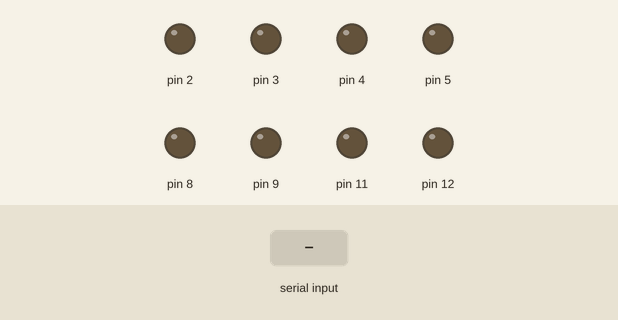
The sketch below on a simulated Arduino Uno, built with avr-gcc and run on an emulated ATmega328P. Shown: output pins drawn as LEDs (lit = HIGH). The inputs (shaded band) are chosen by the test bench.

Above: at 1.2 s.
1.3 s: "w" received over Serial
At 2.4 s:
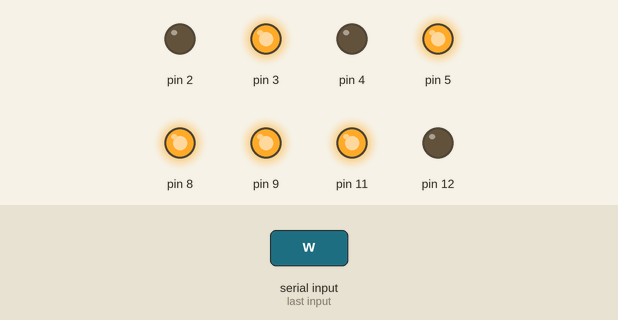
2.8 s: "a" received over Serial
At 3.6 s:
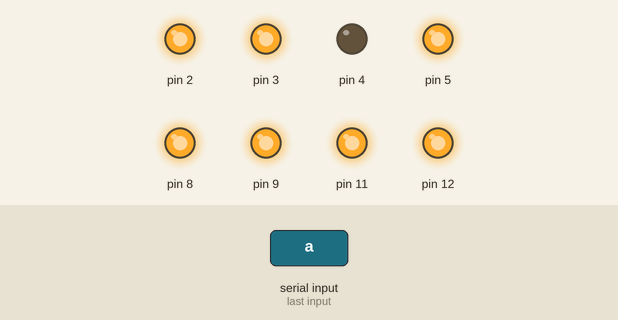
4.3 s: "s" received over Serial
At 4.7 s:
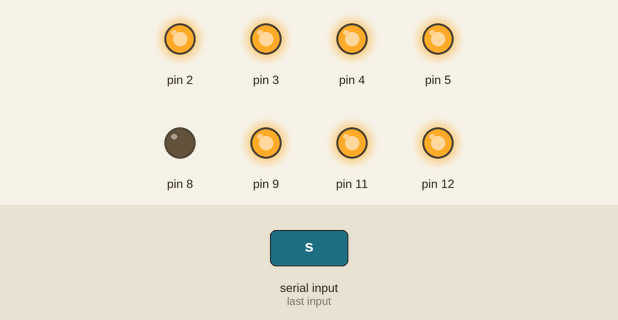
5.8 s: "d" received over Serial
At 7.0 s:
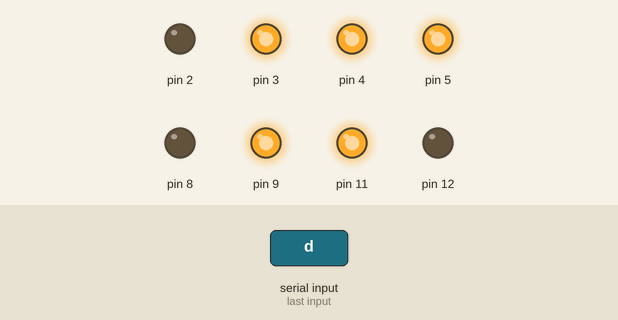
7.3 s: "q" received over Serial
At 8.2 s:
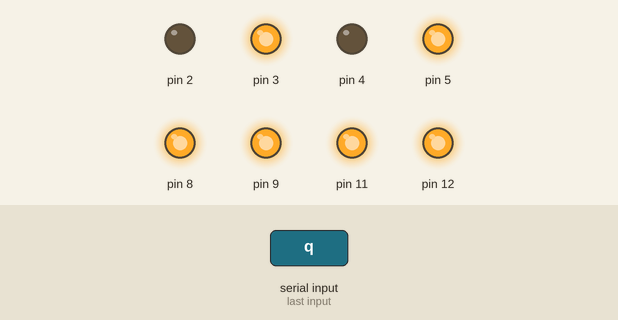
8.8 s: "e" received over Serial
At 9.3 s:
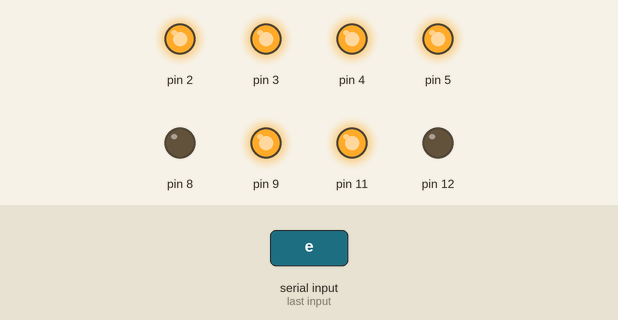
Timing chart, 0 to 11.3 s (numbered marks = the images above; inputs shaded):
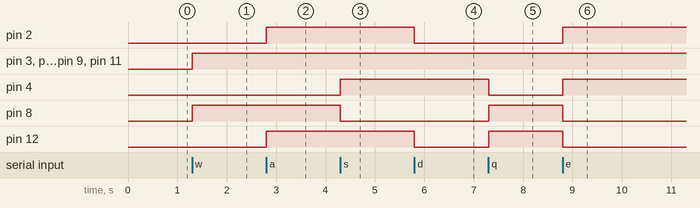

Measured:
- after the input at 1.3 s, pin 3, pin 5, pin 8, pin 9, pin 11: LOW → HIGH at once
- after the input at 2.8 s, pin 2, pin 12: LOW → HIGH at once
- after the input at 4.3 s, pin 4: LOW → HIGH at once; pin 8: HIGH → LOW at once
- after the input at 5.8 s, pin 2, pin 12: HIGH → LOW at once
- after the input at 7.3 s, pin 4: HIGH → LOW at once; pin 8, pin 12: LOW → HIGH at once
- after the input at 8.8 s, pin 2, pin 4: LOW → HIGH at once; pin 8, pin 12: HIGH → LOW at once

The sketch:

line_selfdriving_final.ino
```cpp
// 자율 주행 장치를 제어하기 위한 코드 (라인 트레이싱 포함)

// 초기 변수 선언 및 초기화
int Rsensor = 6;  // 라인트레이싱 IR 센서의 R 값 입력 핀 지정
int Csensor = 10;  // 라인트레이싱 IR 센서의 C 값 입력 핀 지정
int Lsensor = 7;  // 라인트레이싱 IR 센서의 L 값 입력 핀 지정
int L = 0;  // L 입력 값 저장
int C = 0;  // C 입력 값 저장
int R = 0;  // R 입력 값 저장
char way = 'N'; // 방향 저장 변수 (N: 없음, L: 왼쪽, C: 중앙, R: 오른쪽)
int go = 0; // 자율 주행 활성화 여부 (0: 비활성화, 1: 활성화)

void setup() {
  // 시리얼 통신 활성화
  Serial.begin(9600);

  // 아두이노 핀 활성화
  pinMode(2, OUTPUT);
  pinMode(3, OUTPUT);
  pinMode(4, OUTPUT);
  pinMode(5, OUTPUT);
  pinMode(8, OUTPUT);
  pinMode(9, OUTPUT);
  pinMode(11, OUTPUT);
  pinMode(12, OUTPUT);
  pinMode(Rsensor, INPUT);
  pinMode(Csensor, INPUT);
  pinMode(Lsensor, INPUT);
}

// 모터 제어 함수
void controlMotor(int dirPin, int pwmPin, bool direction, int speed) {
  digitalWrite(dirPin, direction ? HIGH : LOW); // 방향 설정
  analogWrite(pwmPin, speed);
}

// 모든 모터 정지
void stopAllMotors() {
  controlMotor(2, 3, true, 0);
  controlMotor(4, 5, true, 0);
  controlMotor(8, 9, true, 0);
  controlMotor(12, 11, true, 0);
}

// 전진
void moveForward() {
  controlMotor(2, 3, false, 255); // 모터 1 정회전
  controlMotor(4, 5, false, 255); // 모터 2 정회전
  controlMotor(8, 9, true, 255);  // 모터 3 역회전
  controlMotor(12, 11, false, 255); // 모터 4 정회전
}

// 후진
void moveBackward() {
  controlMotor(2, 3, true, 255);  // 모터 1 역회전
  controlMotor(4, 5, true, 255);  // 모터 2 역회전
  controlMotor(8, 9, false, 255); // 모터 3 정회전
  controlMotor(12, 11, true, 255);  // 모터 4 역회전
}

// 좌로 회전
void turnLeft() {
  controlMotor(2, 3, true, 255); // 모터 1 정회전
  controlMotor(4, 5, false, 255); // 모터 2 정회전
  controlMotor(8, 9, true, 255);  // 모터 3 역회전
  controlMotor(12, 11, true, 255); // 모터 4 정회전
}

// 우로 회전
void turnRight() {
  controlMotor(2, 3, false, 255);  // 모터 1 역회전
  controlMotor(4, 5, true, 255);  // 모터 2 역회전
  controlMotor(8, 9, false, 255); // 모터 3 정회전
  controlMotor(12, 11, false, 255);  // 모터 4 역회전
}

// 왼쪽으로 전진
void moveLeftForward() {
  controlMotor(2, 3, false, 255); // 모터 1 정회전
  controlMotor(4, 5, false, 255); // 모터 2 정회전
  controlMotor(8, 9, true, 255);  // 모터 3 역회전
  controlMotor(12, 11, true, 255);  // 모터 4 역회전
}

// 오른쪽으로 전진
void moveRightForward() {
  controlMotor(2, 3, true, 255);  // 모터 1 역회전
  controlMotor(4, 5, true, 255);  // 모터 2 역회전
  controlMotor(8, 9, false, 255); // 모터 3 정회전
  controlMotor(12, 11, false, 255); // 모터 4 정회전
}

// IR 센서 데이터 읽기
void readIRSensors() {
  L = digitalRead(Lsensor);
  C = digitalRead(Csensor);
  R = digitalRead(Rsensor);

  // 센서 값에 따라 way 변수 설정
  if (C == 1 && L == 0 && R == 0) {
    way = 'C';
  } else if (L == 1 && C == 0 && R == 0) {
    way = 'L';
  } else if (R == 1 && C == 0 && L == 0) {
    way = 'R';
  } else {
    way = 'N'; // 센서 값이 특정 방향을 나타내지 않을 경우
  }
}

void loop() {
  /*
  // 라인 트레이싱 자율 주행 코드. 구현하였으나 아두이노 회로 문제로 테스트 진행이 어려웠음.
  if (go == 1) {
    readIRSensors(); // IR 센서 데이터 읽기

    // way 값에 따라 동작 수행
    if (way == 'C') {
      moveForward();
    } else if (way == 'L') {
      turnLeft();
    } else if (way == 'R') {
      turnRight();
    } else {
      stopAllMotors();
    }
  } else {
    stopAllMotors(); // go 값이 0일 경우 모든 모터 정지
  }
  */

  // 키보드 수동 컨트롤 코드
  if (Serial.available() > 0) {
    char command = Serial.read();
    if (command == 'w') {
      moveForward();
    } else if (command == 'a') {
      turnLeft();
    } else if (command == 's') {
      moveBackward();
    } else if (command == 'd') {
      turnRight();
    } else if (command == 'q') {
      moveLeftForward();
    } else if (command == 'e') {
      moveRightForward();
    } else if (command == 'x') {
      stopAllMotors();
    }
    else if (command == '1') {
      // 자율주행 기능 on/off
      if(go==0){
        go = 1;
      }
      else{
        go = 0;
      }
    }
  }
}

// 본 코드 작성에는 Chat GPT가 활용 되었음.
```
